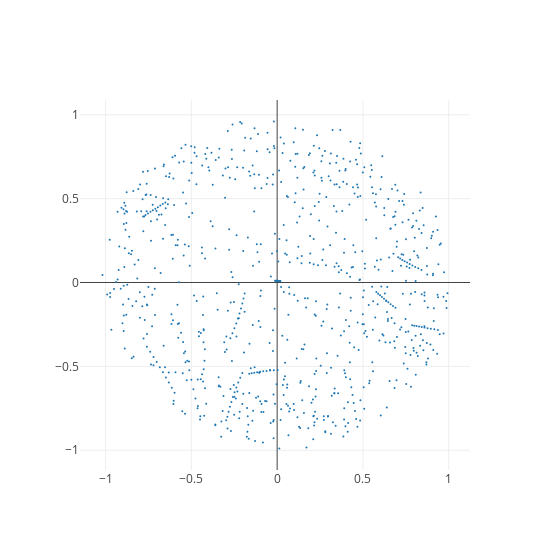

The code cell stored with this chart in its notebook:
### Code cell
plotRascals(rascals_df)

### Figure 1 — Plotly figure (JSON) as saved in the notebook; plotly's stock layout.template omitted (floating-point values rounded to 4 significant figures; data arrays with more than 128 entries replaced by an {"elided": "..."} marker saying what was removed)
{"data": [{"marker": {"size": 2}, "mode": "markers", "text": {"elided": "826 str values"}, "type": "scatter", "uid": "69dacd", "x": {"elided": "826 float values"}, "y": {"elided": "826 float values"}}], "layout": {"autosize": false, "height": 550, "scene": {"aspectratio": {"x": 1, "y": 1}, "xaxis": {"title": "Theta_X [deg]"}, "yaxis": {"title": "Theta_Y [deg]"}}, "title": "", "width": 550, "xaxis": {"autorange": true, "range": [-1.149, 1.124], "type": "linear"}, "yaxis": {"autorange": true, "range": [-1.118, 1.088], "type": "linear"}}}
